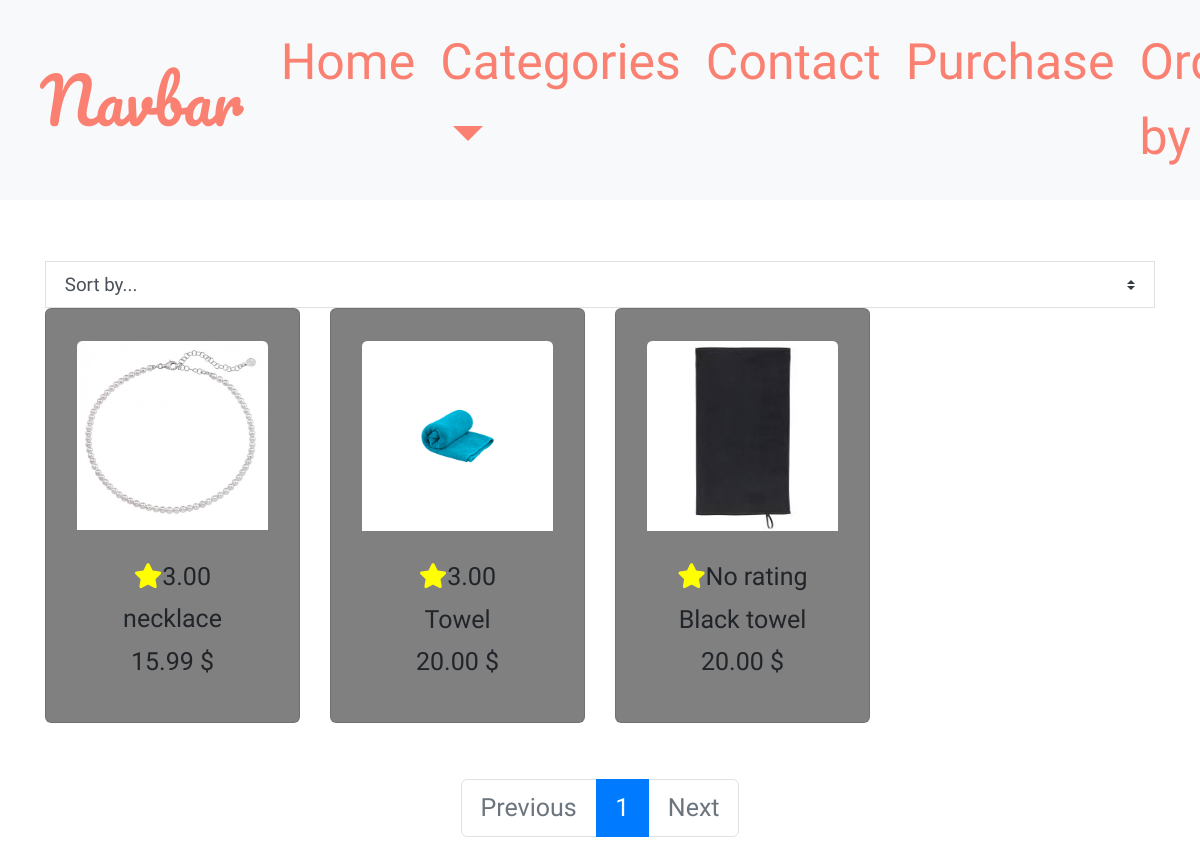
The page /products/?category=accessories on the database its author committed.
### products/models.py (models this page shows, shortened)
class Product(models.Model):
    category = models.ForeignKey('Category', on_delete=models.CASCADE)
    name = models.CharField(max_length=254)
    sku = models.CharField(max_length=254, null=True, blank=True)
    description = models.TextField()
    price = models.DecimalField(max_digits=6, decimal_places=2)
    rating = models.DecimalField(max_digits=6, decimal_places=2, null=True, blank=True)
    image = models.ImageField()

### products/views.py (the view, shortened to what this page needs)
# urls.py: path('', views.all_products, name='products'),
def all_products(request):
    products = Product.objects.all()
    query = None
    categories = None
    sort = None
    direction = None
    if request.GET:
        if 'category' in request.GET:
            categories = request.GET['category'].split(',')
            products = products.filter(category__name__in=categories)
            categories = Category.objects.filter(name__in=categories)
    current_sorting = f'{sort}_{direction}'
    paginator = Paginator(products, 4)
    page = request.GET.get('page')
    try:
        products = paginator.page(page)
    except PageNotAnInteger:
        products = paginator.page(1)
    except EmptyPage:
        products = paginator.page(paginator.num_pages)
    context = {
        'products': products,
        'search_term': query,
        'current_categories': categories,
        'current_sorting': current_sorting,
    }
    return render(request, 'products/products.html', context)

### bag/context.py (called while the page is built, shortened)
def bag_contents(request):
    bag_items = []
    total = 0
    product_count = 0
    bag = request.session.get('bag', {})
    if total > 50:
        delivery = 0
    else:
        delivery = 5
    grand_total = delivery + total
    context = {
        'bag_items': bag_items,
        'total': total,
        'product_count': product_count,
        'delivery': delivery,
        'grand_total': grand_total,
    }
    return context

### products/templates/products/products.html (shortened to what this page needs)
{% extends "base.html" %}
{% load static %}
{% block page_header %}
    <div class="container header-container">
        <div class="row">
            <div class="col"></div>
        </div>
    </div>
{% endblock %}
{% block content %}
<div class="container" style="margin-top: 5%;">
  <select id="sort-selector" class="custom-select custom-select-sm rounded-0 border border-{% if current_sorting != 'None_None' %}info{% else %}black{% endif %}">
    <option value="reset" {% if current_sorting == 'None_None' %}selected{% endif %}>Sort by...</option>
</select>
    <div class="row">
        {% for product in products %}
         <div class="col-lg-3">
             <div class="card allproducts">
                <a href="{% url 'product_id' product.id %}">
                  <div class="card-body">
                      <img class=" card-img-top" src="{{ product.image.url }}" alt="{{ product.name }}">
                  </div>
                </a>
                <div class="card-content">
                  {% if product.rating %}
                  <h6 class="text-center"><i style="color:yellow;"  class="fa fa-star" style="font-size: small;"></i>{{ product.rating }}</h6>
                  {% else %}
                  <h6 class="text-center"><i style="color:yellow;"  class="fa fa-star" style="font-size: small;"></i>No rating</h6>
                  {% endif %}
                  <h6 class="text-center">{{ product.name }}</h6>
                  <h6 class="text-center">{{ product.price }} $</h6>
                </div>
             </div>
        </div>
        {% endfor %}
    </div>
    <nav style="margin-top: 5%;" aria-label="Page navigation">
      <ul class="pagination justify-content-center">
        {% if products.has_previous %}
          <li class="page-item">
            <a class="page-link" href="?{{ products.previous_page_number }}{% if request.GET.q %}&q={{ request.GET.q }}{% endif %}">Previous</a>
          </li>
        {% else %}
          <li class="page-item disabled">
            <a class="page-link" href="#" tabindex="-1" aria-disabled="True">Previous</a>
          </li>
        {% endif %}
        {% for i in products.paginator.page_range %}
          {% if products.number == i %}
            <li class="page-item active" aria-current="page">
              <span class="page-link">
                {{ i }}
              </span>
            </li>
          {% else %}
            <li class="page-item"><a class="page-link" href="?page={{ i }}{% if request.GET.q %}&q={{ request.GET.q }}{% endif %}">{{ i }}</a></li>
          {% endif %}
        {% endfor %}
        {% if products.has_next %}
          <li class="page-item">
            <a class="page-link" href="?page={{ products.next_page_number }}{% if request.GET.q %}&q={{ request.GET.q }}{% endif %}">Next</a>
          </li>
        {% else %}
          <li class="page-item disabled">
            <a class="page-link" href="#" tabindex="-1" aria-disabled="True">Next</a>
          </li>
        {% endif %}
      </ul>
    </nav>
{% endblock %}

### static/css/base.css (style rules this page uses)
:root { --black:#2c2c54; --orange:#ff9f1a; }
html, body { font-family: 'Dongle'; font-size: 25px; overflow: auto; }
.allproducts { background-color: grey; font-weight: bold; font-size: 1.2em; }
.allproducts .card-content { height: 20vh; }

### rows shown on the page
Product: image (picture), rating "3.00", name "necklace", price "15.99"
Product: image (picture), rating "3.00", name "Towel", price "20.00"
Product: image (picture), shows "No rating", name "Black towel", price "20.00"

### other values the page prints
{{ i }} "1"
